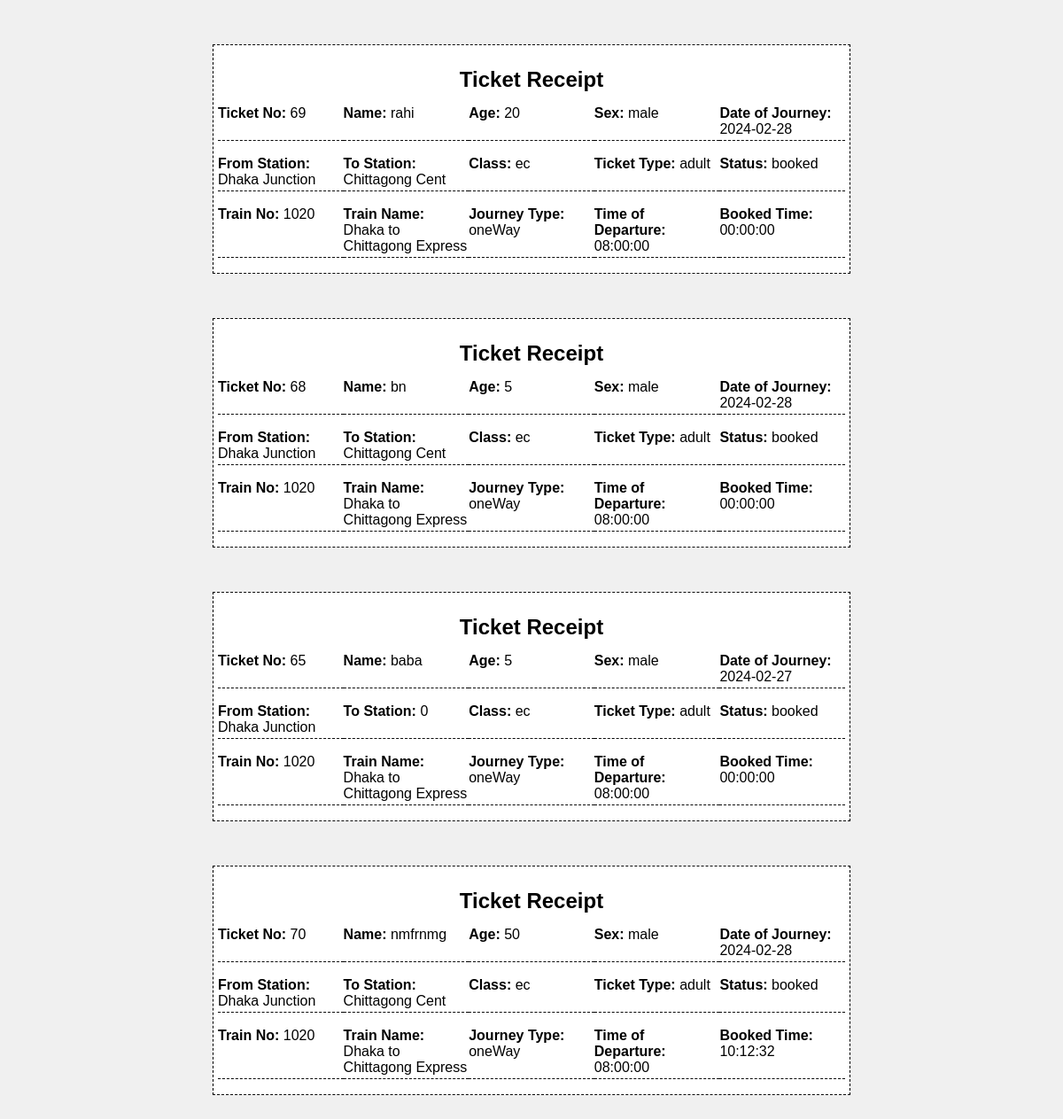
Screenshot of /ticket.php (signed in) with the database file from the repository.
### tables this page shows
CREATE TABLE `booking` (
  `Name` varchar(15) NOT NULL,
  `Booking_number` int(4) UNSIGNED NOT NULL,
  `class` varchar(2) NOT NULL,
  `from_station` varchar(15) NOT NULL,
  `to_station` varchar(15) NOT NULL,
  `Age` int(11) NOT NULL,
  `sex` varchar(10) NOT NULL,
  `Status` varchar(20) NOT NULL,
  `Date_of_Journey` date NOT NULL,
  `Journey_Type` varchar(20) NOT NULL,
  `Ticket_Type` varchar(11) NOT NULL,
  `train_no` int(11) NOT NULL,
  `user_id` int(11) NOT NULL,
  `Booked_time` time NOT NULL
);

CREATE TABLE `trainroutes` (
  `TrainNo` int(11) NOT NULL,
  `TrainName` varchar(255) DEFAULT NULL,
  `TrainRoute` varchar(255) DEFAULT NULL,
  `DepartureTime` time DEFAULT NULL,
  `DepartureStation` varchar(100) DEFAULT NULL,
  `ArrivalStation` varchar(100) DEFAULT NULL,
  `ArrivalTime` time DEFAULT NULL
);

### ticket.php (the view, shortened to what this page needs)
<!DOCTYPE html>
<html lang="en">
<head>
</head>
<body>
    <?php
    $servername = "localhost";
    $username = "root";
    $password = "";
    $dbname = "railway_database";
    $conn = new mysqli($servername, $username, $password, $dbname);
    $user_id = $_SESSION['user_id'];
    $sql = "SELECT booking.*, TrainRoutes.TrainName, TrainRoutes.DepartureTime
            FROM booking
            JOIN TrainRoutes ON booking.train_no = TrainRoutes.TrainNo
            WHERE booking.user_id = $user_id";
    $result = $conn->query($sql);
    if ($result->num_rows > 0) {
        while($row = $result->fetch_assoc()) {
            echo "<div class='ticket-form'>";
            echo "<h2>Ticket Receipt</h2>";
            echo "<div class='ticket-info'>";
            echo "<p><strong>Ticket No:</strong> " . $row["Booking_number"] . "</p>";
            echo "<p><strong>Name:</strong> " . $row["Name"] . "</p>";
            echo "<p><strong>Age:</strong> " . $row["Age"] . "</p>";
            echo "<p><strong>Sex:</strong> " . $row["sex"] . "</p>";
            echo "<p><strong>Date of Journey:</strong> " . $row["Date_of_Journey"] . "</p>";
            echo "</div>";
            echo "<div class='ticket-info'>";
            echo "<p><strong>From Station:</strong> " . $row["from_station"] . "</p>";
            echo "<p><strong>To Station:</strong> " . $row["to_station"] . "</p>";
            echo "<p><strong>Class:</strong> " . $row["class"] . "</p>";
            echo "<p><strong>Ticket Type:</strong> " . $row["Ticket_Type"] . "</p>";
            echo "<p><strong>Status:</strong> " . $row["Status"] . "</p>";
            echo "</div>";
            echo "<div class='ticket-info'>";
            echo "<p><strong>Train No:</strong> " . $row["train_no"] . "</p>";
            echo "<p><strong>Train Name:</strong> " . $row["TrainName"] . "</p>";
            echo "<p><strong>Journey Type:</strong> " . $row["Journey_Type"] . "</p>";
            echo "<p><strong>Time of Departure:</strong> " . $row["DepartureTime"] . "</p>";
            echo "<p><strong>Booked Time:</strong> " . $row["Booked_time"] . "</p>";
            echo "</div>";
            echo "</div>";
        }
    } else {
        echo "<div class='message-container'>";
        echo "<p>No bookings found for the logged-in user.</p>";
        echo "</div>";
    }
    ?>
</body>
</html>

### ticket.php (style rules this page uses)
body { margin: 0; padding: 0; background-color: #f0f0f0; font-family: Arial, sans-serif; }
.ticket-form { border: 1px dashed #000; width: 60%; padding: 5px; margin: 50px auto; box-sizing: border-box; background-color: #fff; }
.ticket-form h2 { text-align: center; margin-bottom: 10px; }
.ticket-info { display: flex; justify-content: space-between; flex-wrap: wrap; margin-bottom: 10px; }
.ticket-info p { width: 20%; margin: 2px 0; border-bottom: 1px dashed #000; padding: 3px 0; }

### rows the page displays
booking: Booking_number "69", Name "rahi", Age "20", sex "male", Date_of_Journey "2024-02-28", from_station "Dhaka Junction", to_station "Chittagong Cent", class "ec", Ticket_Type "adult", Status "booked", train_no "1020", trainroutes.TrainName "Dhaka to Chittagong Express", Journey_Type "oneWay", trainroutes.DepartureTime "08:00:00", Booked_time "00:00:00"
booking: Booking_number "68", Name "bn", Age "5", sex "male", Date_of_Journey "2024-02-28", from_station "Dhaka Junction", to_station "Chittagong Cent", class "ec", Ticket_Type "adult", Status "booked", train_no "1020", trainroutes.TrainName "Dhaka to Chittagong Express", Journey_Type "oneWay", trainroutes.DepartureTime "08:00:00", Booked_time "00:00:00"
booking: Booking_number "65", Name "baba", Age "5", sex "male", Date_of_Journey "2024-02-27", from_station "Dhaka Junction", to_station "0", class "ec", Ticket_Type "adult", Status "booked", train_no "1020", trainroutes.TrainName "Dhaka to Chittagong Express", Journey_Type "oneWay", trainroutes.DepartureTime "08:00:00", Booked_time "00:00:00"
booking: Booking_number "70", Name "nmfrnmg", Age "50", sex "male", Date_of_Journey "2024-02-28", from_station "Dhaka Junction", to_station "Chittagong Cent", class "ec", Ticket_Type "adult", Status "booked", train_no "1020", trainroutes.TrainName "Dhaka to Chittagong Express", Journey_Type "oneWay", trainroutes.DepartureTime "08:00:00", Booked_time "10:12:32"
